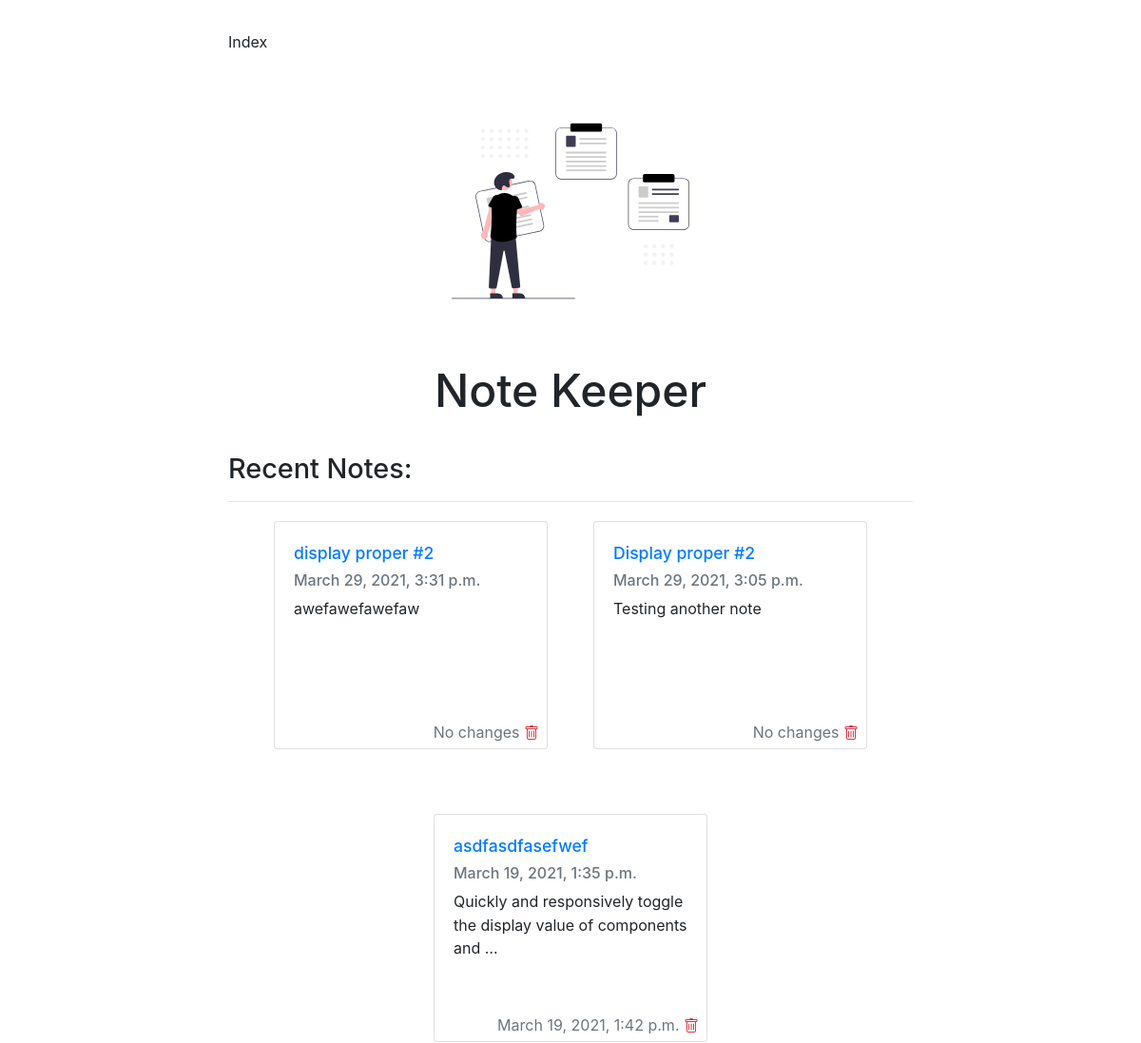
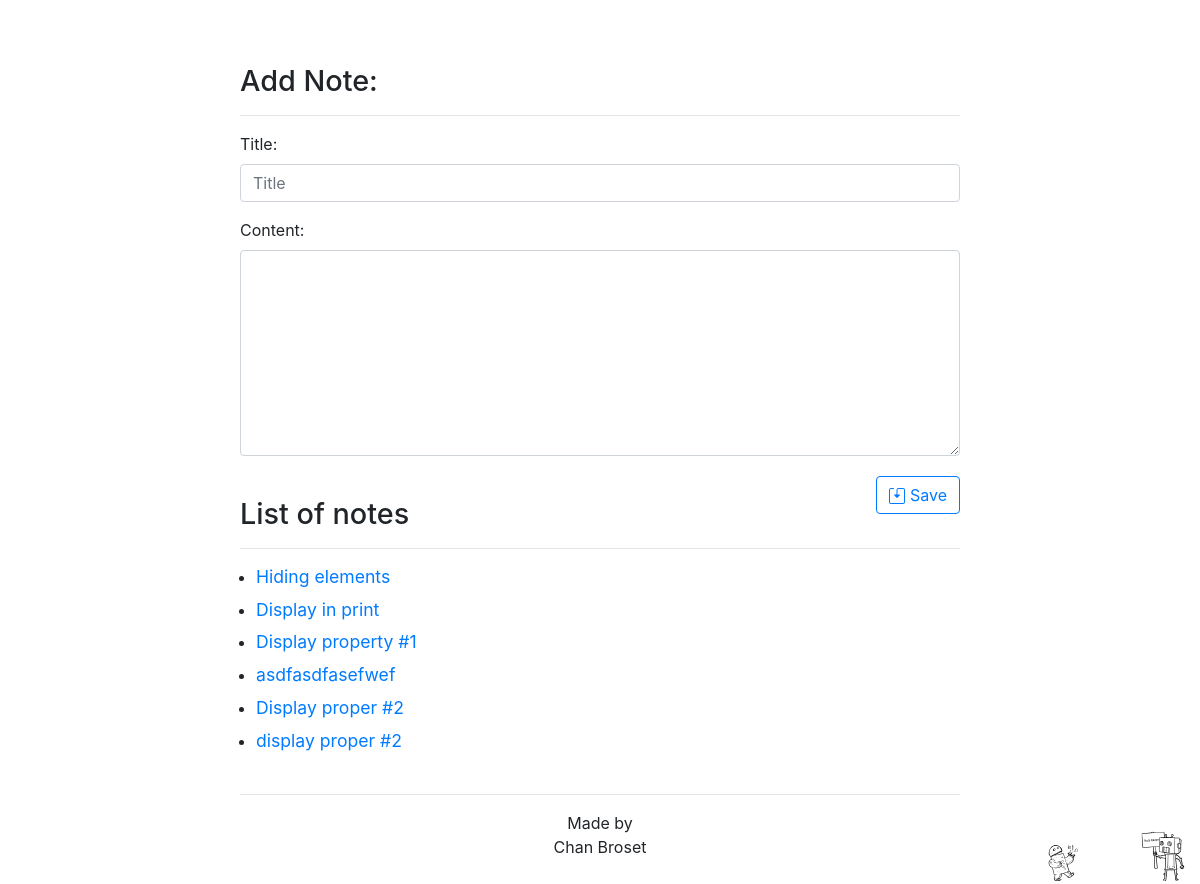
The app's page /note_keeper/, older data (2 pictures, top to bottom).
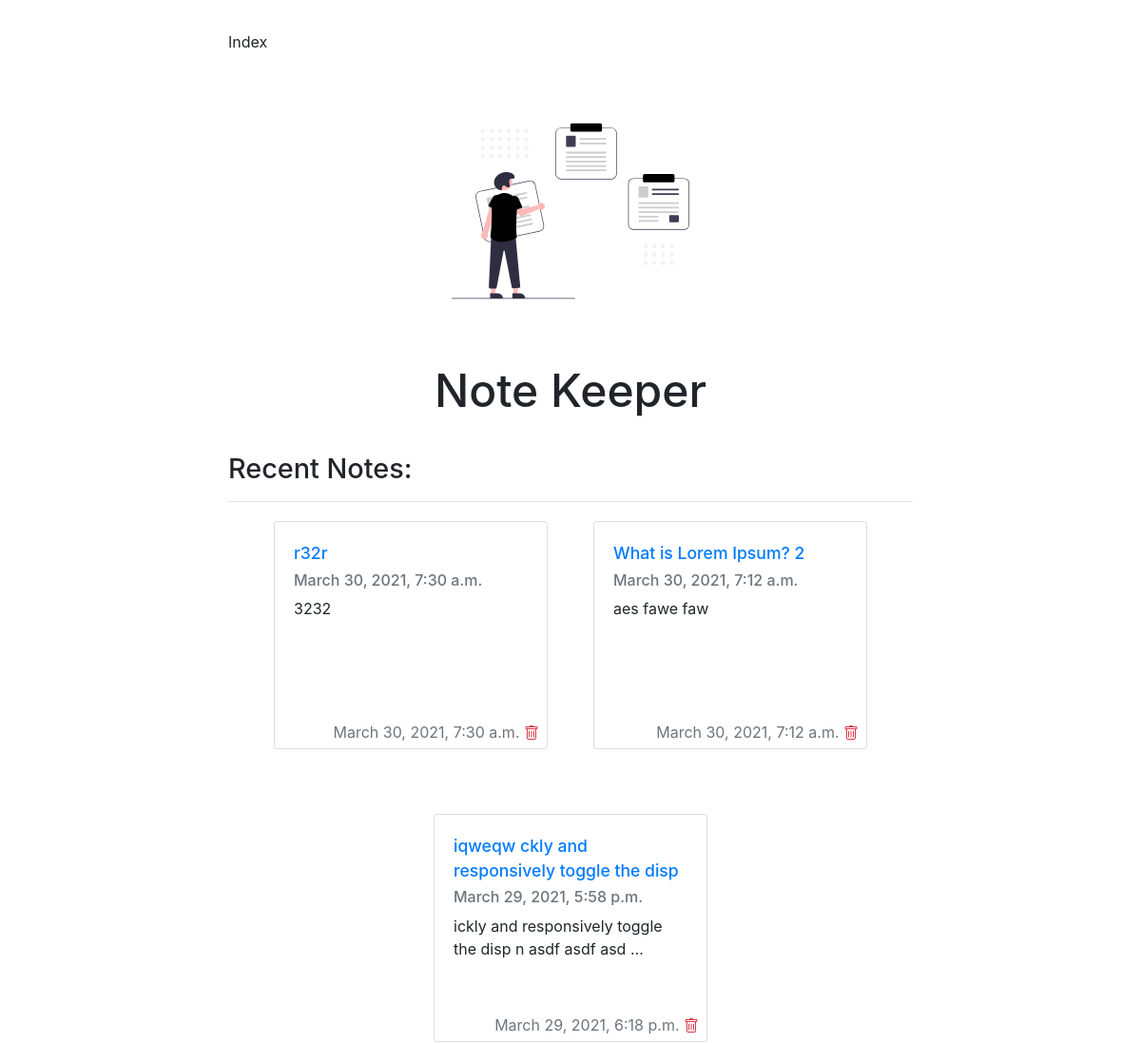
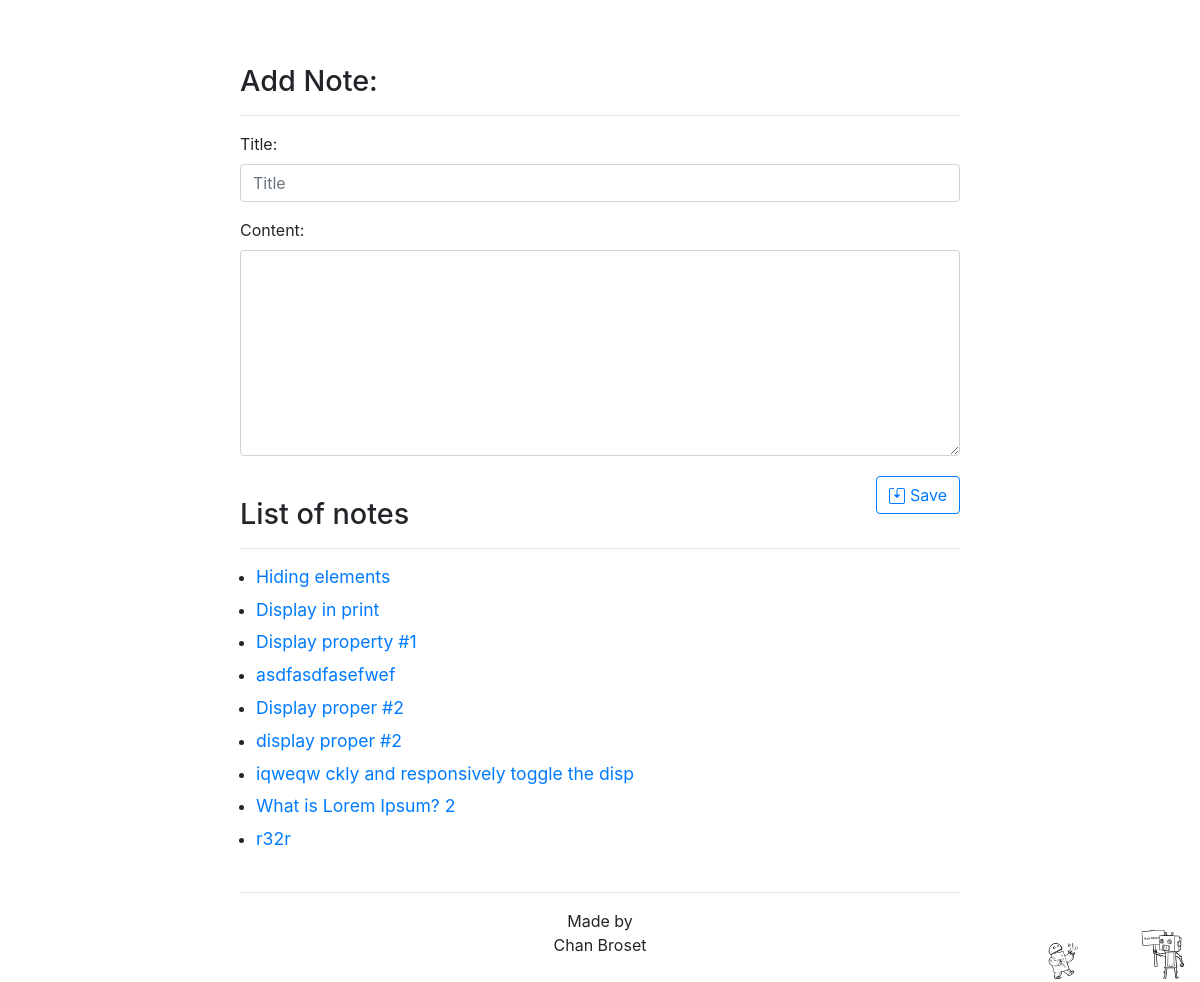
The same page, newer data (2 pictures, top to bottom).
### note_keeper/models.py (models this page shows, shortened)
class Note(models.Model):
    title = models.CharField(max_length=200, primary_key=True)
    content = models.TextField()
    doc = models.DateTimeField('date published', auto_now_add=True)
    modify_date = models.DateTimeField('date published', auto_now_add=True)

### note_keeper/views.py (the view)
# urls.py: path('', views.IndexView.as_view(), name='index'),
class IndexView(generic.ListView):
    template_name = 'note_keeper/index.html'
    context_object_name = 'latest_note_list'
    def get_queryset(self):
        return Note.objects.filter(modify_date__lte=timezone.now()).order_by('-modify_date')[:3]
    def get_context_data(self, **kwargs):
        context = super(IndexView, self).get_context_data(**kwargs)
        context['all_note'] = Note.objects.all()
        return context

### note_keeper/templates/note_keeper/index.html (shortened to what this page needs)
{% extends "note_keeper/base.html" %}
{% block mainbody %}
	<h2 class="margin-top">Recent Notes: </h2>
	<hr />
	 {% if latest_note_list %}
		<div class="flex-container" style="justify-content: center">
		{% for note in latest_note_list %}
			<div class="flex-item mx-4 m-1" style="height: 250px">
				<div class="card" style="width: 18rem; height: 15rem">
					<div class="card-body">
						<h5 class="card-title"><a href="{% url 'note_keeper:note' note.title %}">
						{{ note.title }}</a></h5>
						<h6 class="card-subtitle mb-2 text-muted"> {{ note.doc }} </h6>
						<p class="card-text">{{ note.content | truncatewords:10 }} </p>
					</div>
					<div class="my-1 mx-2 justify-content-end">
					<div class="text-right">
					<span class="text-muted">
						{% if note.modify_date > note.doc %} {{ note.modify_date }} {% else %} No changes {% endif %}
					</span>
						<a href="{% url 'note_keeper:delete_note' note.title %}" class="text-danger card-link text-right">
						</a>
					</div>
					</div>
				</div>
			</div>
		{% endfor %}
		</div>
	{% else %}
	<ul>
		<p> Your notebook is empty right now!
		</p>
	</ul>
	{% endif %}
 <h2> Add Note: </h2>
<hr />
<form action="{% url 'note_keeper:create_note' %}" method="post">
 <div class="form-group">
    <label for="title">Title:</label>
    <input required="required" type="text" class="form-control" id="title" name="title" placeholder="Title">
  </div>
  <div class="form-group">
    <label for="content">Content: </label>
    <textarea required="required" class="form-control" id="content" name="content" rows="8"></textarea>
  </div>
  <button class="my-1 btn btn-outline-primary float-right" type="submit">
Save
</button>
</form>
	<h2 class="margin-top"> List of notes </h2>
	<hr />
	<ul>
		{% for note in all_note %}
		<li><a href="{% url 'note_keeper:note' note.title %}"> {{ note.title }} </a></li>
		{% empty %}
		 Your notebook is empty right now!
		{% endfor %}
	</ul>
{% endblock %}

Row changes from the older to the newer data that the page shows:
no longer on one of the page's lists (row unchanged): Note: title "asdfasdfasefwef", doc "March 19, 2021, 1:35 p.m.", content "Quickly and responsively toggle the display value of components and …", modify_date "March 19, 2021, 1:42 p.m."
no longer on one of the page's lists (row unchanged): Note: title "Display proper #2", doc "March 29, 2021, 3:05 p.m.", content "Testing another note"
no longer on one of the page's lists (row edited): Note: title "display proper #2", doc "March 29, 2021, 3:31 p.m.", content "awefawefawefaw"
added Note: title "r32r", doc "March 30, 2021, 7:30 a.m.", content "3232", modify_date "March 30, 2021, 7:30 a.m."
added Note: title "What is Lorem Ipsum? 2", doc "March 30, 2021, 7:12 a.m.", content "aes fawe faw", modify_date "March 30, 2021, 7:12 a.m."
added Note: title "iqweqw ckly and responsively toggle the disp", doc "March 29, 2021, 5:58 p.m.", content "ickly and responsively toggle the disp n asdf asdf asd …", modify_date "March 29, 2021, 6:18 p.m."
